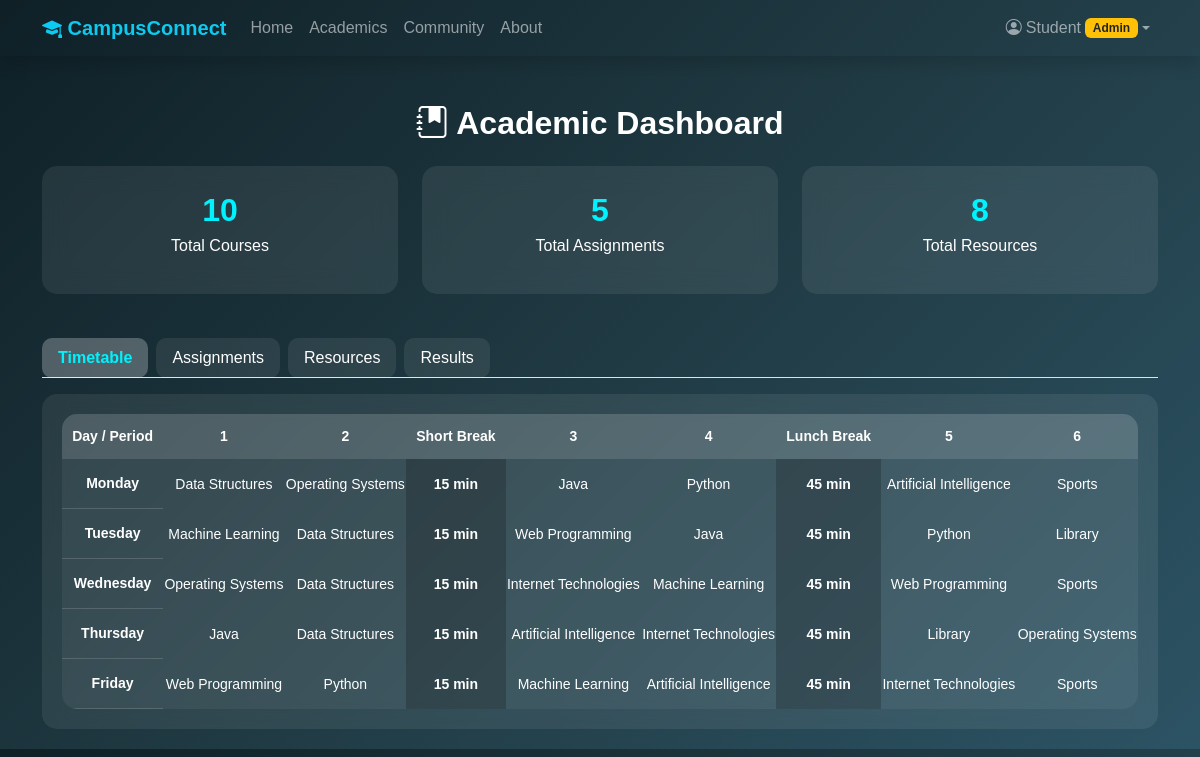
Page /academics.php (signed in) on the committed database.
### tables this page shows
CREATE TABLE `timetable` (
  `id` int(11) NOT NULL,
  `day` enum('Monday','Tuesday','Wednesday','Thursday','Friday') NOT NULL,
  `period` int(11) NOT NULL,
  `subject` varchar(100) NOT NULL,
  `instructor` varchar(100) DEFAULT NULL,
  `room` varchar(50) DEFAULT NULL,
  `start_time` time DEFAULT NULL,
  `end_time` time DEFAULT NULL
);

### academics.php (the view, shortened to what this page needs)
<?php
include("config.php");
$courses = mysqli_query($conn, "SELECT * FROM courses ORDER BY course_name ASC");
$assignments = mysqli_query($conn, "SELECT * FROM assignments ORDER BY due_date ASC");
$resources = mysqli_query($conn, "SELECT * FROM resources ORDER BY id DESC");
$timetable = [];
$tt_query = mysqli_query($conn, "SELECT * FROM timetable ORDER BY FIELD(day,'Monday','Tuesday','Wednesday','Thursday','Friday'), period ASC");
while($row = mysqli_fetch_assoc($tt_query)){
    $timetable[$row['day']][$row['period']] = $row;
}
$start_time = strtotime("09:00 AM");
$periods = [];
for($p=1;$p<=6;$p++){
    $periods[$p] = [];
    $periods[$p]['start'] = $start_time;
    $periods[$p]['end'] = strtotime("+1 hour", $start_time);
    if($p==2) $start_time = strtotime("+15 minutes", $periods[$p]['end']);
    elseif($p==4) $start_time = strtotime("+45 minutes", $periods[$p]['end']);
    else $start_time = $periods[$p]['end'];
}
function format12($time){ return date("g:i A", $time); }
$days = ['Monday','Tuesday','Wednesday','Thursday','Friday'];
?>
<!DOCTYPE html>
<html lang="en">
<head>
<link href="https://cdn.jsdelivr.net/npm/bootstrap@5.3.2/dist/css/bootstrap.min.css" rel="stylesheet">
<link rel="stylesheet" href="https://cdn.jsdelivr.net/npm/bootstrap-icons@1.11.1/font/bootstrap-icons.css">
</head>
<body>
<?php include('navbar.php'); ?>
<div class="container mt-5">
<h2 class="text-center mb-4"><i class="bi bi-journal-bookmark-fill"></i> Academic Dashboard</h2>
<div class="row text-center mb-4">
    <div class="col-md-4">
        <div class="glass-card">
            <div id="totalCourses" class="stat-box" style="cursor:pointer;" title="Click to view all courses">
                <?php echo mysqli_num_rows($courses); ?>
            </div>
            <p>Total Courses</p>
        </div>
    </div>
    <div class="col-md-4">
        <div class="glass-card">
            <div class="stat-box"><?php echo mysqli_num_rows($assignments); ?></div>
            <p>Total Assignments</p>
        </div>
    </div>
    <div class="col-md-4">
        <div class="glass-card">
            <div class="stat-box"><?php echo mysqli_num_rows($resources); ?></div>
            <p>Total Resources</p>
        </div>
    </div>
</div>
<ul class="nav nav-tabs mb-3">
    <li class="nav-item"><button class="nav-link active" data-bs-toggle="tab" data-bs-target="#timetable">Timetable</button></li>
    <li class="nav-item"><button class="nav-link" data-bs-toggle="tab" data-bs-target="#assignments">Assignments</button></li>
    <li class="nav-item"><button class="nav-link" data-bs-toggle="tab" data-bs-target="#resources">Resources</button></li>
    <li class="nav-item"><button class="nav-link" data-bs-toggle="tab" data-bs-target="#results">Results</button></li>
</ul>
<div class="tab-content">
<div class="tab-pane fade show active" id="timetable">
    <div class="glass-card table-responsive">
        <table class="table-glass">
            <thead>
                <tr>
                    <th>Day / Period</th>
                    <th>1</th>
                    <th>2</th>
                    <th class="break-col">Short Break</th>
                    <th>3</th>
                    <th>4</th>
                    <th class="break-col">Lunch Break</th>
                    <th>5</th>
                    <th>6</th>
                </tr>
            </thead>
            <tbody>
            <?php foreach($days as $day){
                echo "<tr><td>$day</td>";
                for($p=1;$p<=6;$p++){
                    if(isset($timetable[$day][$p])){
                        $sub = $timetable[$day][$p];
                        $sub['start_time'] = format12($periods[$p]['start']);
                        $sub['end_time'] = format12($periods[$p]['end']);
                        echo "<td class='tt-period' data-sub='".htmlspecialchars(json_encode($sub),ENT_QUOTES)."'>".$sub['subject']."</td>";
                    } else echo "<td>-</td>";
                    if($p==2) echo "<td class='break-col'>15 min</td>";
                    if($p==4) echo "<td class='break-col'>45 min</td>";
                }
                echo "</tr>";
            } ?>
            </tbody>
        </table>
    </div>
</div>
</div>
</body>
</html>

### academics.php (style rules this page uses)
body { background: linear-gradient(135deg,#0f2027,#203a43,#2c5364); color: white; font-family: 'Poppins', Arial, sans-serif; transition: 0.3s; }
h1,h2,h3,h4,h5,h6 { font-family: 'Poppins', Arial, sans-serif; font-weight:600; }
.glass-card { background: rgba(255,255,255,0.08); backdrop-filter: blur(12px); border-radius: 15px; padding: 20px; margin-bottom: 20px; transition: 0.3s; }
.stat-box { font-size: 2rem; font-weight: bold; color: #00f2fe; }
.nav-tabs .nav-link { background: rgba(255,255,255,0.08); border:none; color:white; margin-right:8px; border-radius:10px; transition:0.3s; }
.nav-tabs .nav-link.active { background: rgba(255,255,255,0.25); color:#00f2fe; font-weight:bold; }
.table-glass { width: 100%; border-collapse: separate; border-spacing: 0; background: rgba(255,255,255,0.05); border-radius: 15px; overflow: hidden; font-size: 14px; text-align: center; }
.table-glass th { background: rgba(255,255,255,0.12); padding: 12px 10px; font-weight: 600; color: white; }
.table-glass tbody td:first-child { padding: 14px 10px; font-weight: bold; border-bottom: 1px solid rgba(255,255,255,0.15); color:white; }
.break-col { background: rgba(0,0,0,0.2); color: #ffffffff; font-weight:bold; }

### rows in the picture
timetable: subject "Data Structures"
timetable: subject "Operating Systems", shows "15 min"
timetable: subject "Java"
timetable: subject "Python", shows "45 min"
timetable: subject "Artificial Intelligence"
timetable: subject "Sports"
timetable: subject "Machine Learning"
timetable: subject "Data Structures", shows "15 min"
timetable: subject "Web Programming"
timetable: subject "Java", shows "45 min"
timetable: subject "Python"
timetable: subject "Library"
timetable: subject "Operating Systems"
timetable: subject "Data Structures", shows "15 min"
timetable: subject "Internet Technologies"
timetable: subject "Machine Learning", shows "45 min"
timetable: subject "Web Programming"
timetable: subject "Sports"
timetable: subject "Java"
timetable: subject "Data Structures", shows "15 min"
timetable: subject "Artificial Intelligence"
timetable: subject "Internet Technologies", shows "45 min"
timetable: subject "Library"
timetable: subject "Operating Systems"
timetable: subject "Web Programming"
timetable: subject "Python", shows "15 min"
timetable: subject "Machine Learning"
timetable: subject "Artificial Intelligence", shows "45 min"
timetable: subject "Internet Technologies"
timetable: subject "Sports"

### other values in the picture
$username "Student"
mysqli_num_rows($courses) "10"
mysqli_num_rows($assignments) "5"
mysqli_num_rows($resources) "8"
$day "Monday"
$day "Tuesday"
$day "Wednesday"
$day "Thursday"
$day "Friday"
